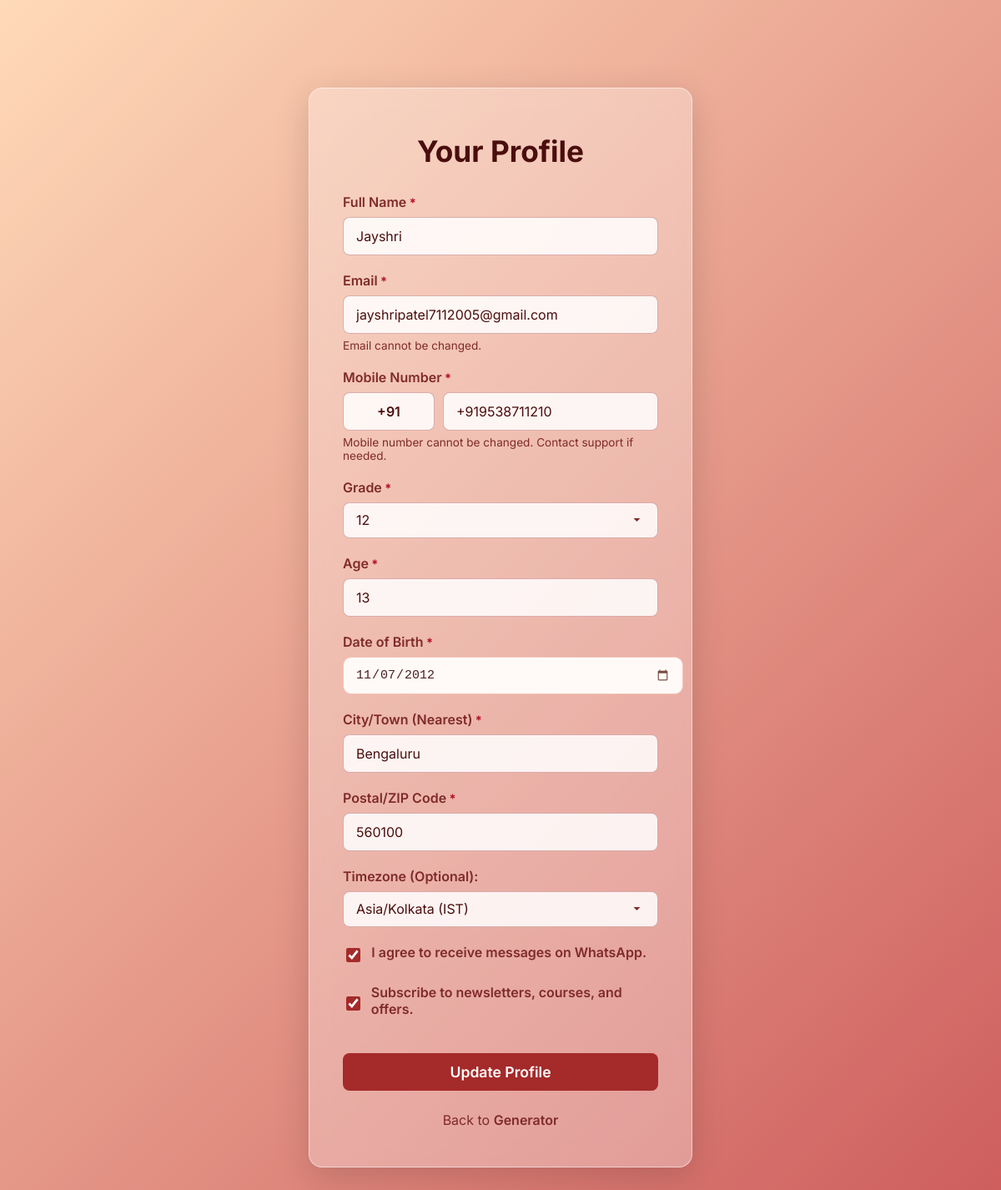
The app's page /profile (signed in) with its own data.
### server.py (models this page shows, shortened)
class User(UserMixin, db.Model):
    id = db.Column(db.Integer, primary_key=True)
    name = db.Column(db.String(100), nullable=False)
    email = db.Column(db.String(120), unique=True, nullable=False)
    country_code = db.Column(db.String(5), nullable=False, default="+91")  # ✅ ADD
    phone_number = db.Column(db.String(30), unique=True, nullable=True)
    grade = db.Column(db.String(50), nullable=True)
    password_hash = db.Column(db.String(256), nullable=True)
    age = db.Column(db.Integer, nullable=True)
    city = db.Column(db.String(100), nullable=True)
    postal_code = db.Column(db.String(20), nullable=True)
    timezone = db.Column(db.String(50), nullable=True)
    whatsapp_consent = db.Column(db.Boolean, default=False)
    newsletter_consent = db.Column(db.Boolean, default=False)
    board = db.Column(db.String(50), nullable=True)
    profile_completed = db.Column(db.Boolean, default=False)
    dob = db.Column(db.Date, nullable=False)

### server.py (the view, shortened to what this page needs)
@app.route('/profile', methods=['GET', 'POST'])
@login_required
def profile():
    from datetime import datetime
    dob_str = request.form.get("dob", "").strip()
    return render_template("profile.html")

### server.py (called while the page is built)
@app.context_processor
def inject_now():
    return {'now': datetime.now}

@login_manager.user_loader
def load_user(user_id):
    return User.query.get(int(user_id))

### templates/profile.html (shortened to what this page needs)
<!DOCTYPE html>
<html lang="en">
<head>
    <link rel="stylesheet" href="{{ url_for('serve_static', filename='style.css') }}">
</head>
<body>
    <div class="main-content-wrapper auth-container">
        <form method="POST" action="{{ url_for('profile') }}" class="glass-form auth-form">
            <h1>Your Profile</h1>
            <div class="form-group">
                <label for="name" class="required">Full Name</label>
                <input type="text" id="name" name="name" required value="{{ current_user.name }}">
            </div>
            <div class="form-group">
                <label for="email" class="required">Email</label>
                <input type="email" id="email" name="email" required value="{{ current_user.email }}" disabled>
                <small>Email cannot be changed.</small>
            </div>
            <div class="form-group">
               <label for="phone_number_main" class="required">Mobile Number</label>
                {% if current_user.phone_number %}
    <div class="phone-input-group">
        <input type="text"
               value="{{ current_user.country_code }}"
               disabled
               style="width:110px; font-weight:600; text-align:center;">
        <input type="tel"
               id="phone_number_main_display"
               name="phone_number_main_display"
               value="{{ current_user.phone_number }}"
               disabled>
    </div>
    <small>Mobile number cannot be changed. Contact support if needed.</small>
                {% endif %}
            </div>
            <div class="form-group">
    <label for="grade" class="required">Grade</label>
    <select id="grade" name="grade" required>
        {% for g in range(1, 13) %}
            <option value="{{ g }}"
                {% if current_user.grade and current_user.grade|int == g %}selected{% endif %}>
                {{ g }}
            </option>
        {% endfor %}
    </select>
</div>
            <div class="form-group">
                <label for="age" class="required">Age</label>
                <input type="number" id="age" name="age" placeholder="e.g., 25" value="{{ current_user.age or '' }}" min="1">
            </div>
            <div class="form-group">
    <label for="dob" class="required">Date of Birth</label>
    <input
        type="date"
        id="dob"
        name="dob"
        value="{{ current_user.dob.strftime('%Y-%m-%d') if current_user.dob else '' }}"
        required
        class="dob-input"
    >
</div>
            <div class="form-group">
                <label for="city" class="required">City/Town (Nearest)</label>
                <input type="text" id="city" name="city" placeholder="e.g., Bengaluru" value="{{ current_user.city or '' }}">
            </div>
            <div class="form-group">
               <label for="postal_code" class="required">Postal/ZIP Code</label>
                <input type="text" id="postal_code" name="postal_code" placeholder="e.g., 560089" value="{{ current_user.postal_code or '' }}">
            </div>
            <div class="form-group">
                <label for="timezone">Timezone (Optional):</label>
                <select id="timezone" name="timezone">
                    <option value="Asia/Kolkata" {% if current_user.timezone == 'Asia/Kolkata' %}selected{% endif %}>Asia/Kolkata (IST)</option>
                </select>
            </div>
            <div class="form-group checkbox-group">
                <input type="checkbox" id="whatsapp_consent" name="whatsapp_consent" value="on" {% if current_user.whatsapp_consent %}checked{% endif %}>
                <label for="whatsapp_consent">I agree to receive messages on WhatsApp.</label>
            </div>
            <div class="form-group checkbox-group" style="margin-top: 10px;">
                <input type="checkbox" id="newsletter_consent" name="newsletter_consent" value="on" {% if current_user.newsletter_consent %}checked{% endif %}>
                <label for="newsletter_consent">Subscribe to newsletters, courses, and offers.</label>
            </div>
            <button type="submit">Update Profile</button>
            <p class="back-link">Back to <a href="{{ url_for('serve_index') }}">Generator</a></p>
        </form>
    </div>
</body>
</html>

### static/style.css (style rules this page uses)
:root { --font-family: 'Inter', sans-serif; --bg-color: linear-gradient(135deg, #FFDAB9 0%, #CD5C5C 100%); --text-color-primary: #4A0E0E; --text-color-secondary: #7F2B2B; --header-bg-color: rgba(255, 255, 255, 0.4); --header-shadow: 0 4px 12px rgba(0, 0, 0, 0.08); --header-border-color: rgba(255, 255, 255, 0.6); --form-bg-color: rgba(255, 255, 255, 0.3); --form-border-color: rgba(255, 255, 255, 0.5); --form-shadow: 0 10px 40px 0 rgba(0, 0, 0, 0.15); --input-bg-color: rgba(255, 255, 255, 0.85); --input-border-color: rgba(139, 0, 0, 0.3); --input-text-color: #4A0E0E; --input-placeholder-color: #A0522D; --input-focus-border-color: #A52A2A; --input-focus-shadow-color: rgba(165, 42, 42, 0.3); --button-bg-color: #A52A2A; --button-hover-bg-color: #8B0000; --button-text-color: white; --auth-btn-bg: #A52A2A; --auth-btn-text: white; --auth-btn-hover-bg: #8B0000; --menu-bg-color: #ffffff; --menu-shadow: 0 8px 16px rgba(0,0,0,0.15); --menu-border-color: #eee; --menu-item-hover-bg-color: #f9f9f9; --menu-toggle-color: #4A0E0E; --loader-overlay-bg: rgba(255, 255, 255, 0.75); --loader-spinner-border: 4px solid #f3f3f3; --loader-spinner-border-top: 4px solid #A52A2A; --loader-text-color: #4A0E0E; --flash-success-bg: #d4edda; --flash-success-text: #155724; --flash-success-border: #c3e6cb; --flash-warning-bg: #fff3cd; --flash-warning-text: #856404; --flash-warning-border: #ffeeba; --flash-danger-bg: #f8d7da; --flash-danger-text: #721c24; --flash-danger-border: #f5c6cb; --flash-info-bg: #d1ecf1; --flash-info-text: #0c5460; --flash-info-border: #bee5eb; }
body { font-family: var(--font-family); background: var(--bg-color); margin: 0; padding: 0; min-height: 100vh; box-sizing: border-box; color: var(--text-color-primary); transition: background 0.5s ease; display: flex; flex-direction: column; }
.main-content-wrapper { flex-grow: 1; display: flex; flex-direction: column; align-items: center; padding: 90px 20px 40px 20px; box-sizing: border-box; width: 100%; }
.glass-form { background: var(--form-bg-color); backdrop-filter: blur(12px); -webkit-backdrop-filter: blur(12px); border-radius: 16px; border: 1px solid var(--form-border-color); padding: 30px 40px; box-shadow: var(--form-shadow); width: 100%; box-sizing: border-box; }
.form-group { margin-bottom: 0; }
.form-group label { display: block; font-weight: 600; color: var(--text-color-secondary); margin-bottom: 8px; }
.form-group input[type="text"], .form-group input[type="email"], .form-group input[type="tel"], .form-group input[type="password"], .form-group input[type="number"], .form-group select { width: 100%; padding: 12px 15px; border: 1px solid var(--input-border-color); border-radius: 8px; background-color: var(--input-bg-color); font-family: var(--font-family); font-size: 1rem; color: var(--input-text-color); box-sizing: border-box; transition: border-color 0.3s ease, box-shadow 0.3s ease; }
.form-group input::placeholder { color: var(--input-placeholder-color); }
.form-group select { appearance: none; -webkit-appearance: none; -moz-appearance: none; background-repeat: no-repeat; background-position: right 15px center; background-size: 1.2em; padding-right: 40px; }
.checkbox-group { display: flex; align-items: center; gap: 10px; margin-top: 10px; }
.checkbox-group label { margin-bottom: 0; font-weight: normal; color: var(--text-color-primary); }
.checkbox-group input[type="checkbox"] { width: 1.3em; height: 1.3em; cursor: pointer; accent-color: var(--button-bg-color); }
button[type="submit"] { width: 100%; padding: 12px; background-color: var(--button-bg-color); color: var(--button-text-color); border: none; border-radius: 8px; font-size: 1.1em; font-weight: 600; cursor: pointer; transition: background-color 0.3s ease; margin-top: 25px; font-family: var(--font-family); grid-column: 1 / -1; }

### records on screen
User: name "Jayshri", email "jayshripatel7112005@gmail.com", country_code "+91", phone_number_main_display "+919538711210", grade "12", age "13", dob "11/07/2012", city "Bengaluru", postal_code "560100", timezone "Asia/Kolkata (IST)", whatsapp_consent "☑", newsletter_consent "☑"
